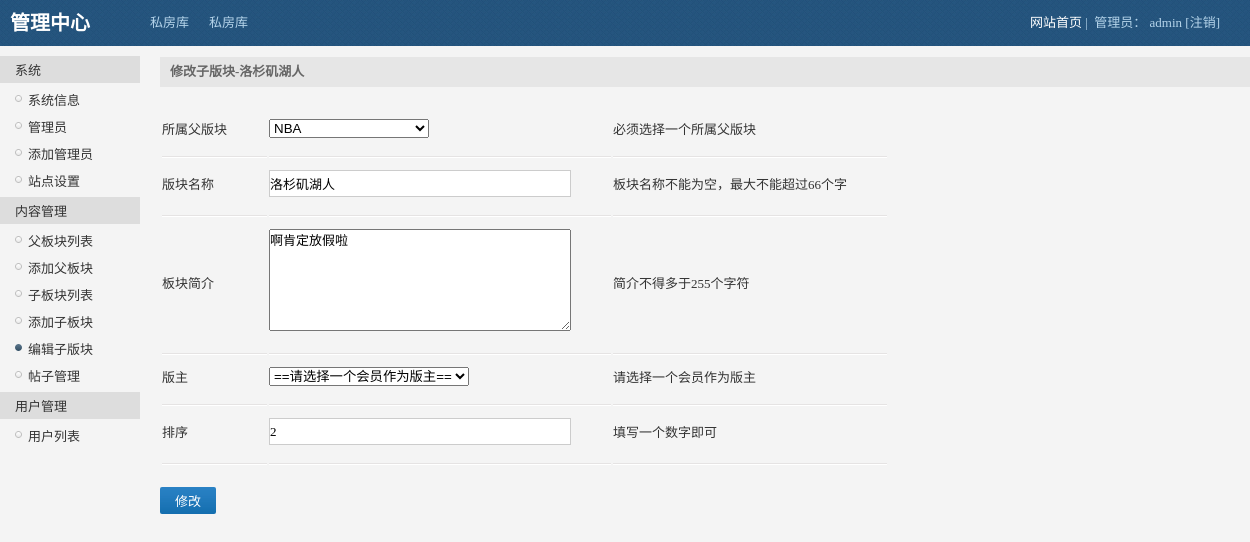
Page /admin/son_module_update.php?id=1 on the committed database.
### tables this page shows
CREATE TABLE IF NOT EXISTS `sfk_son_module` (
  `id` int(255) unsigned NOT NULL AUTO_INCREMENT,
  `father_module_id` int(10) unsigned NOT NULL DEFAULT '1',
  `module_name` varchar(66) DEFAULT NULL,
  `info` varchar(255) DEFAULT NULL,
  `member_id` int(10) unsigned DEFAULT '0',
  `sort` int(10) unsigned DEFAULT '0',
  PRIMARY KEY (`id`)
);

### inc/mysql.inc.php (called while the page is built, shortened)
<?php
function execute($link,$query){
    $result=mysqli_query($link,$query);
    return $result;
}
?>

### admin/son_module_update.php (the view, shortened to what this page needs)
<?php
include_once "../inc/mysql.inc.php";
$link=connect();
$query="select * from sfk_son_module where id={$_GET['id']}";
$result=execute($link,$query);
$data=mysqli_fetch_assoc($result);
?>
<?php include "inc/header.inc.php";?>
<div id="main">
    <div class="title" style="margin-bottom: 20px;">修改子版块-<?php echo $data['module_name']?></div>
    <form action="" method="post">
        <table class="au">
            <tr>
                <td>所属父版块</td>
                <td>
                    <select name="father_module_id">
                        <?php
                            $query="select * from sfk_father_module";
                            $result_father=execute($link,$query);
                            while($data_father=mysqli_fetch_assoc($result_father)){
                                if ($data['father_module_id']==$data_father['id']){
                                    echo "<option selected value='{$data_father["id"]}'>{$data_father['module_name']}</option>";
                                }else{
                                    echo "<option value='{$data_father["id"]}'>{$data_father['module_name']}</option>";
                                }
                            }
                        ?>
                    </select>
                </td>
                <td>必须选择一个所属父版块</td>
            </tr>
            <tr>
                <td>版块名称</td>
                <td><input type="text" value="<?php echo $data['module_name']?>" name="module_name"></td>
                <td>板块名称不能为空，最大不能超过66个字</td>
            </tr>
            <tr>
                <td>板块简介</td>
                <td>
                    <textarea name="info" id="" cols="30" rows="10"><?php echo $data['info']?></textarea>
                </td>
                <td>简介不得多于255个字符</td>
            </tr>
            <tr>
                <td>版主</td>
                <td>
                    <select name="member_id">
                        <option value="0">==请选择一个会员作为版主==</option>
                    </select>
                </td>
                <td>请选择一个会员作为版主</td>
            </tr>
            <tr>
                <td>排序</td>
                <td><input type="text" value="<?php echo $data['sort']?>" name="sort"></td>
                <td>填写一个数字即可</td>
            </tr>
        </table>
        <input style="margin-top: 20px;cursor: pointer" type="submit" name="submit" value="修改" class="btn">
    </form>
</div>
<?php include "inc/footer.inc.php";?>

### admin/style/public.css (style rules this page uses)
body,div,ul,ol,li,dl,dt,dd,h1,h2,h3,h4,h5,h6,form,input,textarea,p { margin:0px; padding:0px; font-size:13px; font-family:Tahoma; }
body { background:#f4f4f4; color:#333; }
#main { width:90%; margin:57px 0 0 160px; }
#main .title { width:100%; height:30px; line-height:30px; text-indent:10px; background:#e6e6e6; color:#666; font-weight:bold; }
input { border:1px solid #ccc; }
input.btn { border-radius:2px; color: #fff; font-family: inherit; padding:4px 15px; text-align: center; background:url(btn.png) 0 -120px #1b75b6; border:0px; }
table.au input { width:300px; height:25px; }
table.au textarea { width:300px; height:100px; }
table.au tr { background:url(hr.png) 0px bottom repeat-x; }
table.au tr td { text-align:left; padding:10px 40px 20px 0; }

### rows in the picture
sfk_son_module: module_name "洛杉矶湖人", info "啊肯定放假啦", sort "2"

### other values in the picture
form field father_module_id "NBA"
